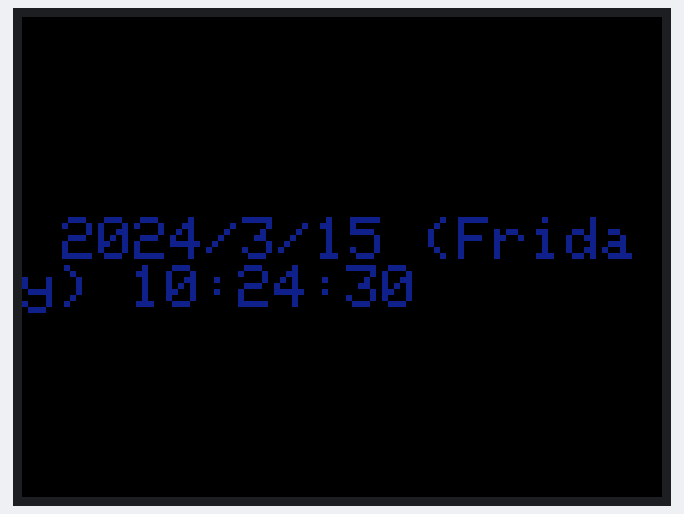
A sketch run on a simulated Arduino Leonardo, built with avr-gcc and run on an emulated ATmega32U4. Parts: 320×240 colour display. The local clock reads 2024-03-15 10:24:30 at power-on unless the sketch sets it; what the sketch prints to the serial monitor is not drawn.

Above: at 0.3 s.
At 3.3 s:
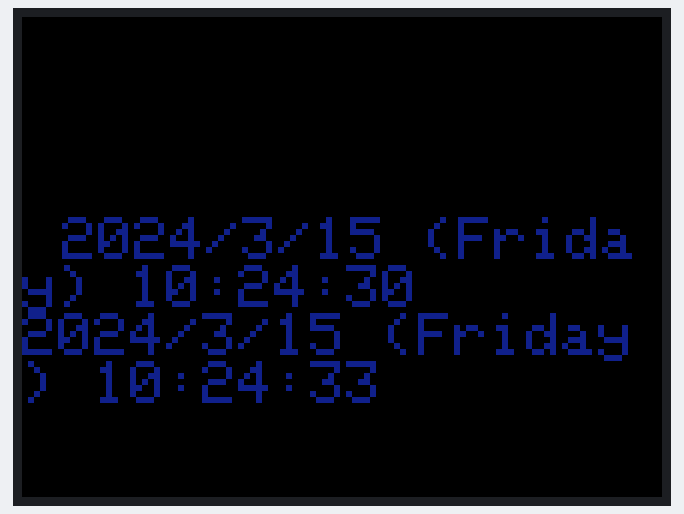
At 6.3 s:
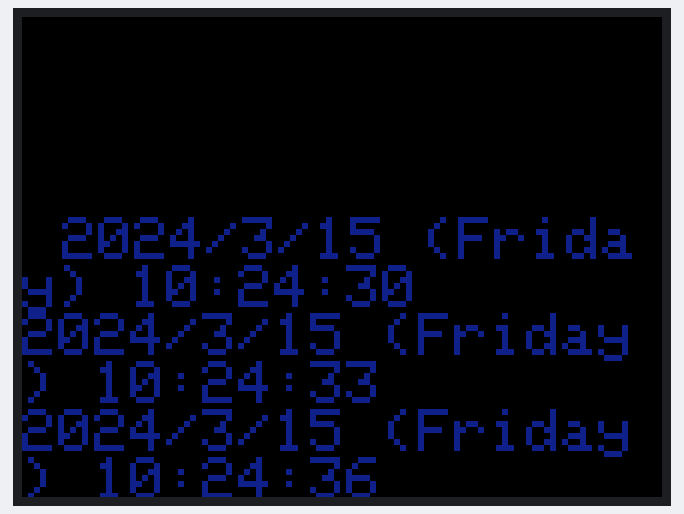

Measured:
- what the display in image 0 shows lasts 3.0 s, from 0.3 s to 3.3 s

The sketch:

rtc_ds1307.ino
```cpp
// Date and time functions using a DS1307 RTC connected via I2C and Wire lib
#include <Wire.h>
#include "RTClib.h"
#include <MCUFRIEND_kbv.h>
MCUFRIEND_kbv tft;

RTC_DS1307 rtc;

char daysOfTheWeek[7][12] = {"Sunday", "Monday", "Tuesday", "Wednesday", "Thursday", "Friday", "Saturday"};

void setup () {
  while (!Serial); // for Leonardo/Micro/Zero

  Serial.begin(57600);
  if (! rtc.begin()) {
    Serial.println("Couldn't find RTC");
    while (1);
  }

  if (! rtc.isrunning()) {
    Serial.println("RTC is NOT running!");
    // following line sets the RTC to the date & time this sketch was compiled
    // rtc.adjust(DateTime(F(__DATE__), F(__TIME__)));
    // This line sets the RTC with an explicit date & time, for example to set
    // January 21, 2014 at 3am you would call:
    //rtc.adjust(DateTime(2019, 9, 5, 19, 06, 0));
  }

  Serial.begin(9600);
  uint16_t ID = 0x1289;
  Serial.print("Identificador do display: ");
  Serial.println(ID,HEX);
  tft.begin(ID);
  tft.setRotation(1);
  tft.fillScreen(0x0000);
  tft.setCursor(20,100);
  tft.setTextColor(0x1111);
  tft.setTextSize(3);
}

void loop () {
    DateTime now = rtc.now();

    tft.print(now.year(), DEC);
    tft.print('/');
    tft.print(now.month(), DEC);
    tft.print('/');
    tft.print(now.day(), DEC);
    tft.print(" (");
    tft.print(daysOfTheWeek[now.dayOfTheWeek()]);
    tft.print(") ");
    tft.print(now.hour(), DEC);
    tft.print(':');
    tft.print(now.minute(), DEC);
    tft.print(':');
    tft.print(now.second(), DEC);
    tft.println();

    Serial.print(" since midnight 1/1/1970 = ");
    Serial.print(now.unixtime());
    Serial.print("s = ");
    Serial.print(now.unixtime() / 86400L);
    Serial.println("d");

    // calculate a date which is 7 days and 30 seconds into the future
    DateTime future (now + TimeSpan(7,12,30,6));

    Serial.print(" now + 7d + 30s: ");
    Serial.print(future.year(), DEC);
    Serial.print('/');
    Serial.print(future.month(), DEC);
    Serial.print('/');
    Serial.print(future.day(), DEC);
    Serial.print(' ');
    Serial.print(future.hour(), DEC);
    Serial.print(':');
    Serial.print(future.minute(), DEC);
    Serial.print(':');
    Serial.print(future.second(), DEC);
    Serial.println();

    Serial.println();
    delay(3000);
}
```
